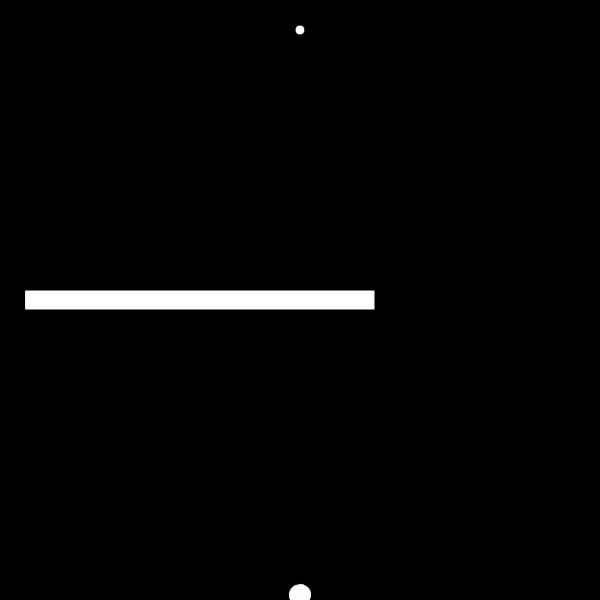
Frame 1 (no input)
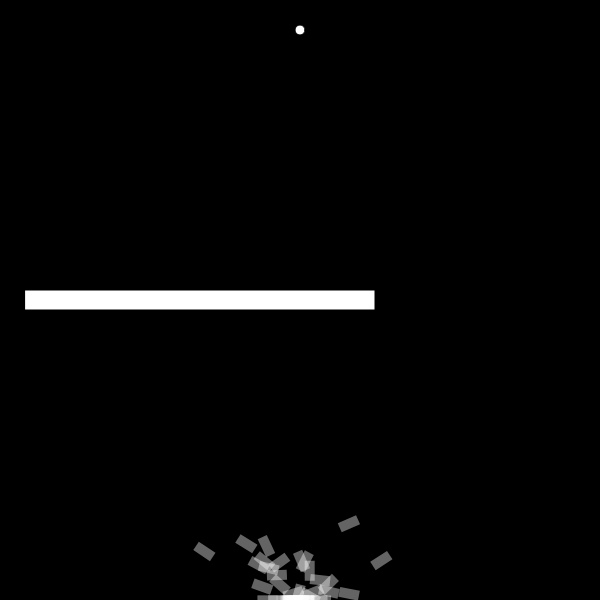
Frame 60 (no input)
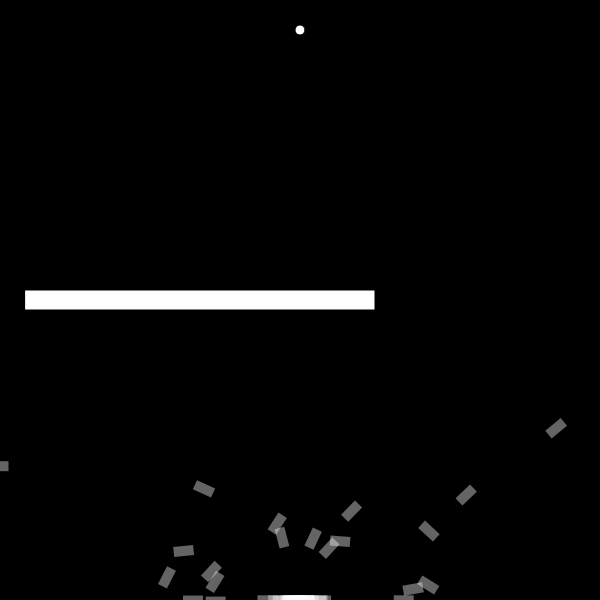
Frame 120 (the mouse pressed at the canvas centre since frame 60)

The p5.js sketch that drew these frames (run headless with seeded random() and noise() and a simulated clock; from frame 60 on, the mouse is pressed at the canvas centre):

// p5.js sketch
// ── sketch.js
let population;
let maxFrameCount = 500;
let finalPoint;
let maxForce = 0.2;
let generationCount = 1;
let counter;
let slider;
let fps;
let successRate;
let firstArrived;

let rx = 200;
let ry = 300;
let wx = 350;
let wy = 20;

function setup() {
    createCanvas(600, 600);
    finalPoint = createVector(width/2, 30);
    population = new Population();
    
    counter = createP();
    slider = createSlider(1, 50, 1, 1)
    fps = createP();
    successRate = createP();
    firstArrived = createP()
}

function draw() {
    for(let j = 0; j < slider.value(); j++){
        background(0);
        
        fps.html(frameRate());
        counter.html(generationCount);
        
        population.showPopulation();
        

        if(population.rockets[0].count === maxFrameCount){
            //console.log(population);
            population.evaluate();
            population.select();
            generationCount++;

            successRate.html(population.successRate);
            firstArrived.html(population.firstArrived);
        
        }

        
        ellipse(finalPoint.x, finalPoint.y, 10);
        push();


        rectMode(CENTER);
        rect(rx, ry, wx, wy);
        pop();
    }
}
// ── dna.js
class Dna{

    constructor(parent){
        let forces = [];

        if(parent === undefined){
            for (let i = 0; i < maxFrameCount; i++){
              let x = p5.Vector.random2D().mult(floor(random(1, 10)));
              x.limit(maxForce);
              forces.push(x);
            }
            this.forces = forces;
        }else{
            this.forces = parent;
        }

    }

    merge(partnerDna){

        let forces = [];
        
        for(let j = 0; j < maxFrameCount; j++){
            if(random(0, 1) > 0.5){
                forces[j] = this.forces[j];
            }else{
                forces[j] = partnerDna.forces[j];
            }
        }
        

        return new Dna(forces);
    }

    mutate(){

        for(let j = 0; j < maxFrameCount; j++){

            if(random() >= 0.9){
                this.forces[j] = p5.Vector.random2D();
                this.forces[j].limit(maxForce);
            }

        }
    }


}
// ── population.js
class Population{
    constructor(){
        this.popSize = 40;
        this.parents = [];
        let rockets = [];
        let successRate = 0;
        let firstArrived = 0;

        for(let k = 0; k < this.popSize; k++){
            rockets.push(new Rocket());
        }

        this.rockets = rockets;

    }
    
    showPopulation(){
        for(let j = 0; j < this.popSize; j++){
            this.rockets[j].update().show();
        }
    }

    evaluate(){
        this.successRate = 0;
        let bestFittness = 0;
        this.firstArrived = maxFrameCount;
        
        for(let j = 0; j < this.popSize; j++){
            if(this.rockets[j].arrived){
                this.successRate += 1;
                if(this.rockets[j].count){
                    this.firstArrived = this.rockets[j].count;
                 }
            }

            this.rockets[j].calculateFittness();
            
            if(this.rockets[j].fittness > bestFittness){
                bestFittness = this.rockets[j].fittness;
            }
        }

        this.successRate /= this.popSize;

        for(let j = 0; j <this.popSize; j++){
            this.rockets[j].fittness /= bestFittness;
        }

        this.parents = [];

        for(let k = 0; k < this.popSize; k++){
            let n = this.rockets[k].fittness * 100;

            for(let l = 0; l < n; l++){
                this.parents.push(this.rockets[k]);
            }
        }
    }

    select(){
        let childrens = [];


        for(let j = 0; j < this.popSize; j++){
            let parentA = random(this.parents).dna;
            let parentB = random(this.parents).dna;

            let child = parentA.merge(parentB);
            child.mutate();

           childrens[j] = new Rocket(child);
        }

        this.rockets = childrens;
    }

    
}
// ── rocket.js
class Rocket {
    constructor(dna){
        this.pos = createVector(width/2, height-5);
        this.vel = createVector();
        this.acc = createVector();
        this.count = 0;
        this.arrived = false;
        this.collieded = false;
        this.fittness;

        if (dna instanceof Dna){
            this.dna = dna;
        } else {
            this.dna = new Dna();
        }
    }

    update() {
        if(!this.arrived && !this.collieded){
            this.addForce(this.dna.forces[this.count]);
            this.vel.add(this.acc);
            this.vel.limit(4);
            this.pos.add(this.vel);
            
            this.acc.mult(0);
        
            if(dist(this.pos.x, this.pos.y, finalPoint.x, finalPoint.y) <= 20){
                this.arrived = true;
                this.pos = finalPoint.copy();
            }

            this.checkCollissons();
            this.count++;
        }
        this.count++;
        return this;
    }

    addForce(force){
        this.acc.add(force);
    }

    checkCollissons(){
        if(this.pos.x >= width || this.pos.x <= 0){
            this.collieded = true;
            this.vel.mult(0);
        }

        if(this.pos.y >= height || this.pos.y <= 0){
            this.collieded = true;
            this.vel.mult(0);
        }

        if(this.pos.x <= rx+wx/2 && this.pos.x >= rx-wx/2 && this.pos.y <= ry+wy/2 && this.pos.y >= ry-wy/2){
            this.collieded = true;
            this.vel.mult(0);
        }
    }

    show(){
        push();
            translate(this.pos.x, this.pos.y);
            rotate(this.vel.heading());
            rectMode(CENTER);
            noStroke();
            fill(255, 255, 255, 100)
            rect(0, 0, 20, 10);
        pop();
    }

    calculateFittness(){
        let d = dist(this.pos.x, this.pos.y, finalPoint.x, finalPoint.y);
        let time = this.count
        let fittness = map(d, 0, width, width, 0);

        if(this.collieded){
            fittness /= 1000;
        }
        
        if(this.arrived){
            fittness *= 100;
            fittness *= maxFrameCount - this.count
        }

        this.fittness = fittness;
    }
}
